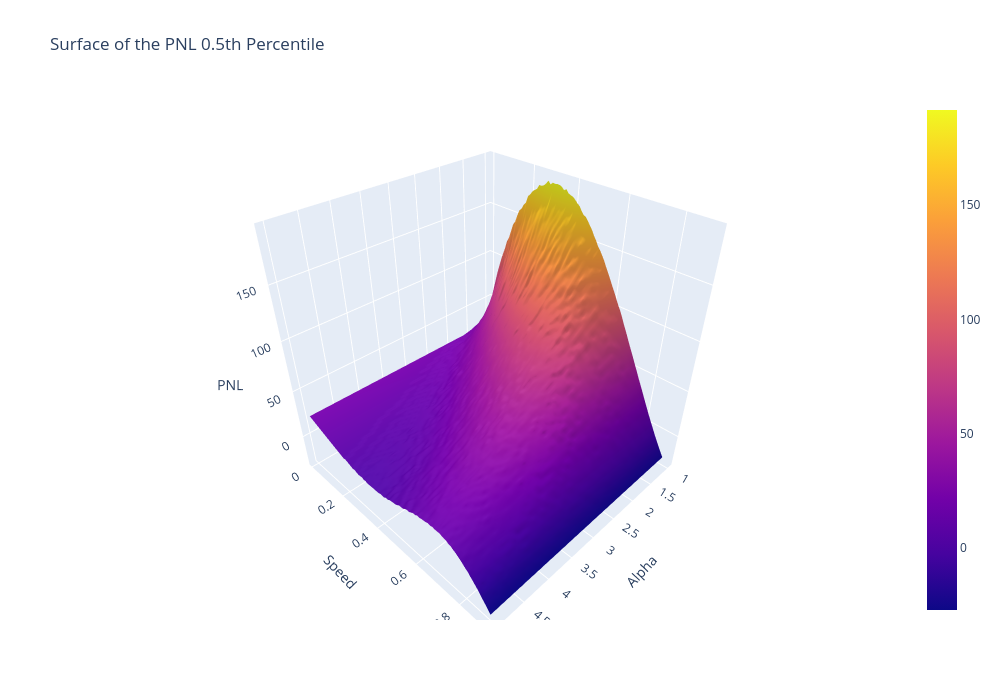

Here is the notebook cell this chart was saved with:
### Markdown cell above
#### 5.2. Optimizing for the Median

5.2.1. Profit and Loss Surface

### Code cell
X = 0.5

# Surface
surface2 = quantile_surface(X, alpha_range, speed_range)

# Plot
fig = go.Figure(data=[go.Surface(z=surface2, x=alpha_range, y=speed_range)])
fig.update_layout(title=f'Surface of the PNL {X}th Percentile',
                  scene=dict(xaxis_title='Alpha', yaxis_title='Speed', zaxis_title='PNL'),
                  autosize=True, height=700, width=1000)
fig.show()

### Figure 1 — Plotly figure (JSON) as saved in the notebook; plotly's stock layout.template omitted (floating-point values rounded to 4 significant figures; data arrays with more than 128 entries replaced by an {"elided": "..."} marker saying what was removed)
{"data": [{"type": "surface", "x": [1, 1.1, 1.2, 1.3, 1.4, 1.5, 1.6, 1.7, 1.8, 1.9, 2.0, 2.1, 2.2, 2.3, 2.4, 2.5, 2.6, 2.7, 2.8, 2.9, 3.0, 3.1, 3.2, 3.3, 3.4, 3.5, 3.6, 3.7, 3.8, 3.9, 4.0, 4.1, 4.2, 4.3, 4.4, 4.5, 4.6, 4.7, 4.8, 4.9, 5.0], "y": [0.01, 0.02, 0.03, 0.04, 0.05, 0.06, 0.07, 0.08, 0.09, 0.1, 0.11, 0.12, 0.13, 0.14, 0.15, 0.16, 0.17, 0.18, 0.19, 0.2, 0.21, 0.22, 0.23, 0.24, 0.25, 0.26, 0.27, 0.28, 0.29, 0.3, 0.31, 0.32, 0.33, 0.34, 0.35, 0.36, 0.37, 0.38, 0.39, 0.4, 0.41, 0.42, 0.43, 0.44, 0.45, 0.46, 0.47, 0.48, 0.49, 0.5, 0.51, 0.52, 0.53, 0.54, 0.55, 0.56, 0.57, 0.58, 0.59, 0.6, 0.61, 0.62, 0.63, 0.64, 0.65, 0.66, 0.67, 0.68, 0.69, 0.7, 0.71, 0.72, 0.73, 0.74, 0.75, 0.76, 0.77, 0.78, 0.79, 0.8, 0.81, 0.82, 0.83, 0.84, 0.85, 0.86, 0.87, 0.88, 0.89, 0.9], "z": {"elided": "90x41 float values"}}], "layout": {"autosize": true, "height": 700, "scene": {"xaxis": {"title": {"text": "Alpha"}}, "yaxis": {"title": {"text": "Speed"}}, "zaxis": {"title": {"text": "PNL"}}}, "title": {"text": "Surface of the PNL 0.5th Percentile"}, "width": 1000}}
